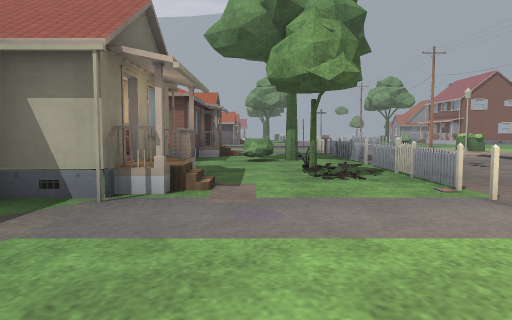
[1] (above)

24 first-person views from a walk through a 3-D level made in the Godot game engine. The camera is 1.3 m above the floor, tilts 4° down and sees 70° across. The floor is counted in squares, 2 m on a side. Each view is taken from the middle of a square. On the plan, view 1 faces up. The plan holds only what a view shows up to about 11 squares ahead; the rest is blank. The place goes on beyond the plan. Door leaves are left out where a doorway can be walked through. Some surface patterns are stand-ins.

[2]
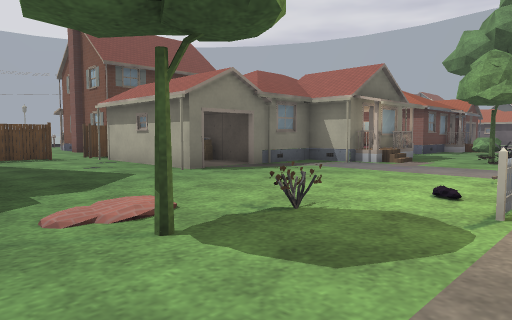

[3]
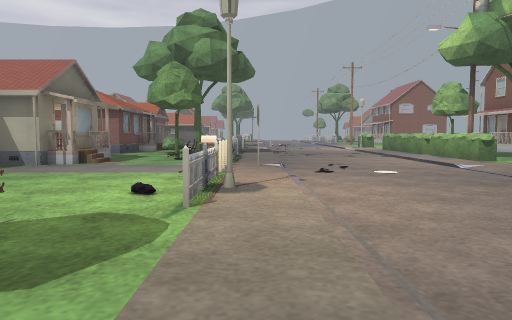

[4]
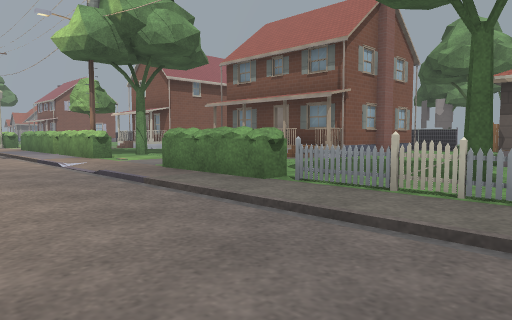

[5]
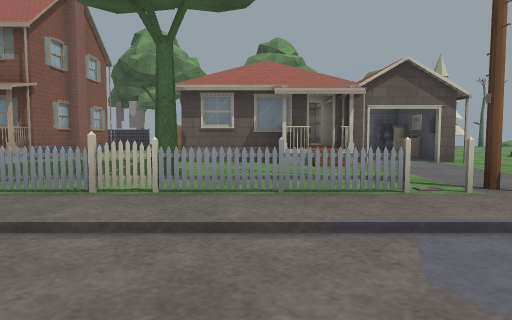

[6]
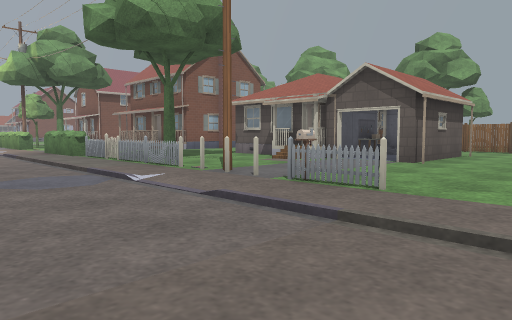

[7]
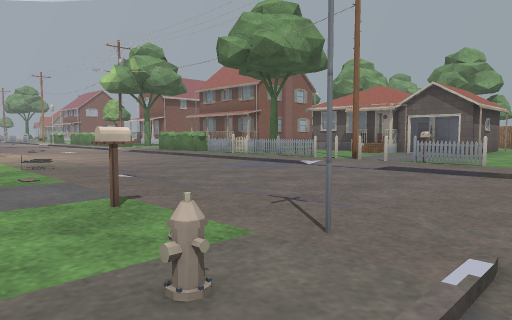

[8]
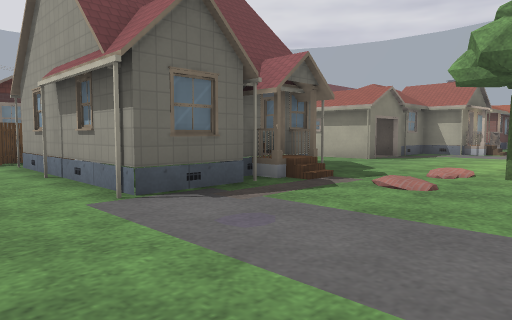

[9]
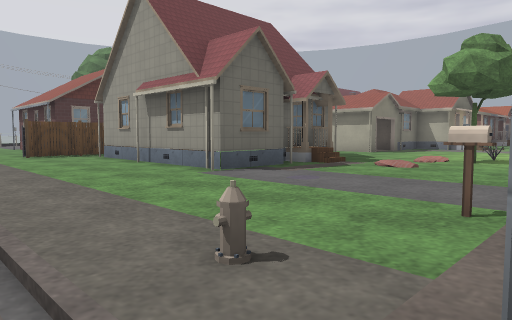

[10]
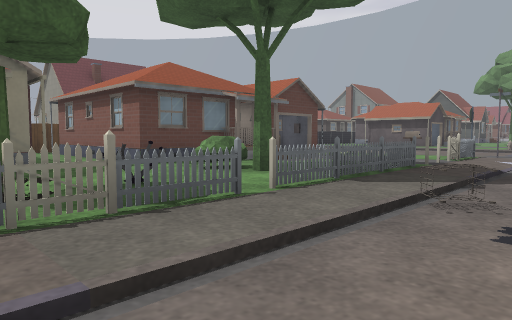

[11]
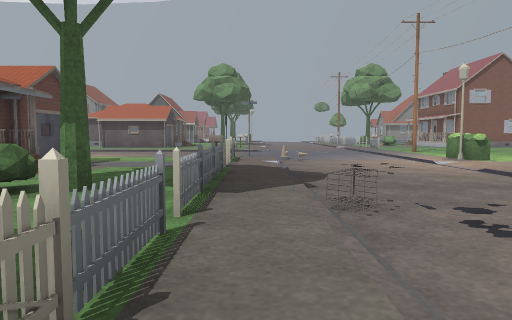

[12]
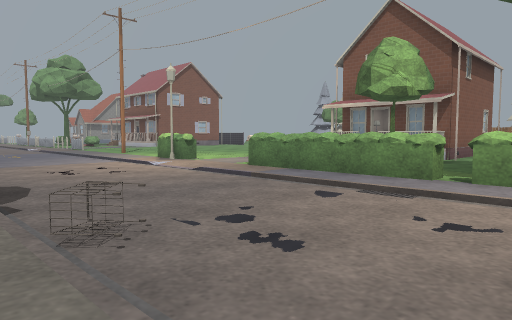

[13]
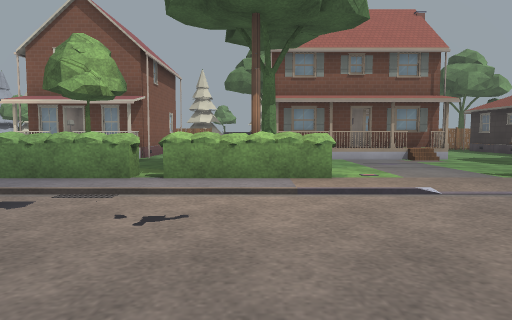

[14]
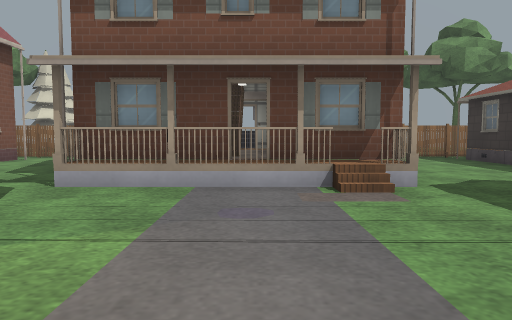

[15]
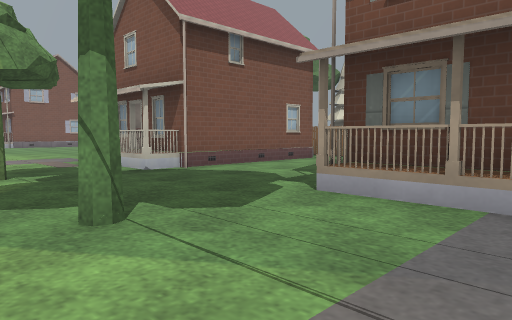

[16]
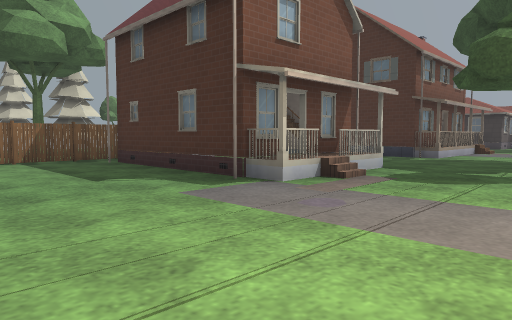

[17]
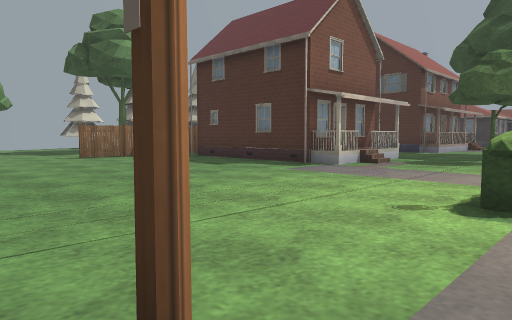

[18]
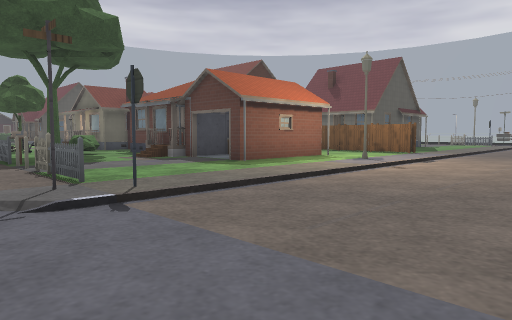

[19]
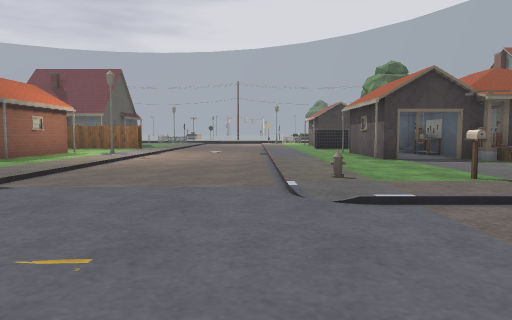

[20]
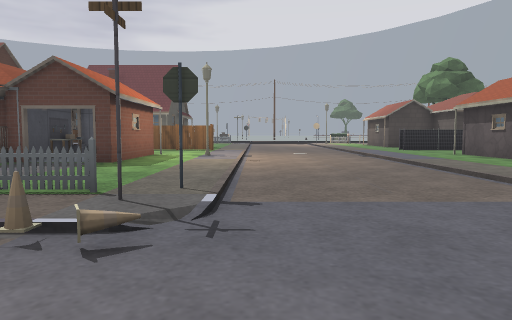

[21]
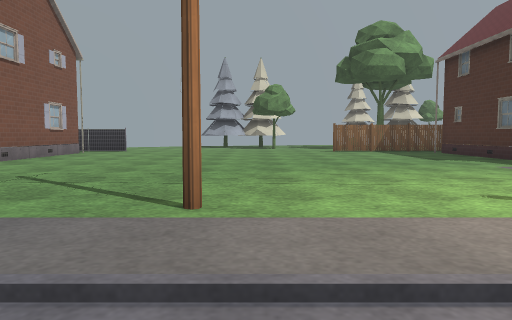

[22]
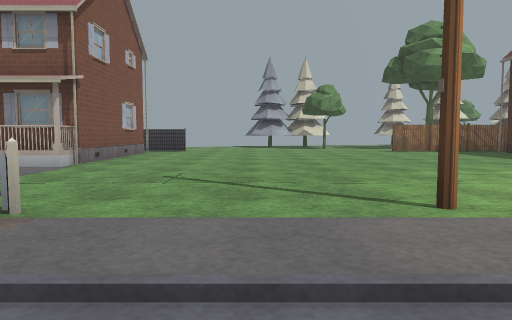

[23]
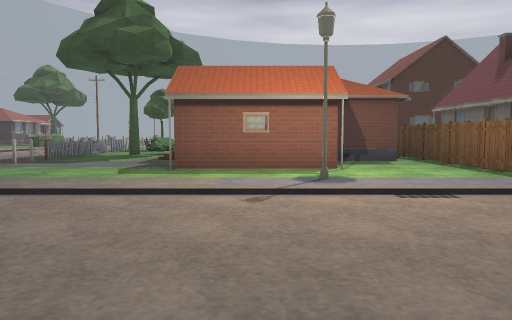

[24]
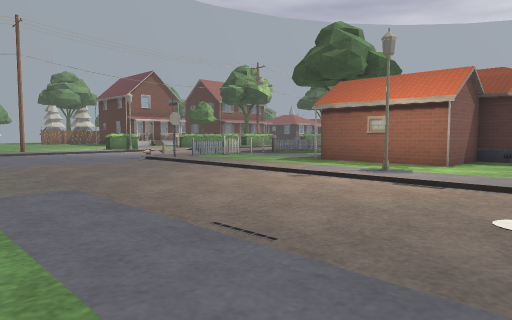

### Floor plan
Key: @ floor where view 1 was taken; # wall or solid block; x gap in a wall; . main floor; - floor 0.25 m lower than the main floor; / step, stairs or slope; D open door; = window, fence, low wall or low ledge; ^ raised ledge; B bush; G gate; A box; H hydrant; C cone; O other object.
Columns run from 7 left of view 1 to 18 right of it. Each row starts with its distance up from view 1.
 24     ..D...         .##D##
 23   .####..O.      .......#
 22 ...........--  .#........
 21 .........H.----..........
 20 ---------------..........
 19 ---------------.#........
 18 ---------------..........
 17 ---------------...........
 16 ...#.....#.C---...........
 15 #........=./---#^........#
 14 #..####..G.----##........#
 13 #..#..D....----..........#
 12 ###D##...O.----.O...######
 11      D#..=.----#^../D#
 10      #...=.----#^...##
  9 ######.Bx=.O---#^...######
  8 #........x.O..-#^........#
  7     ##..O=.-..-#^........
  6      ##.#G.----#^#....
  5      D#..=.----#^...##
  4       #..#.----.....D#
  3      ......----.....D
  2   OA ....O.----. ...#
  1    .D....=.----#^...####
  0 #   #..@.=.----#^......
 -1 #.......O#.----##........#
 -2 #....../x..----.#........#
 -3   ...../...----.G#..#  ###
 -4     #D//../----.x...#
 -5     #D/....----.=..#D
 -6      #.....----.....##D#
 -7 ######.....----....D...#
 -8 #........O.----.O..#####.
 -9 ...........----.#........
-10   .......H.----.........
-11        --------.      /.

Positions as (right, up) in squares from view 1, and headings:
1: (0, 0), facing up
2: (3, -4), facing up-left
3: (3, -4), facing up
4: (5, -4), facing up-right
5: (5, -4), facing right
6: (5, -11), facing up-right
7: (1, -11), facing up-right
8: (2, -9), facing up-left
9: (3, -11), facing up-left
10: (5, 5), facing up-left
11: (3, 5), facing up
12: (3, 6), facing up-right
13: (3, 6), facing right
14: (8, 3), facing right
15: (9, 3), facing up-right
16: (9, 16), facing down-right
17: (8, 19), facing down-right
18: (4, 20), facing down-left
19: (7, 20), facing left
20: (6, 17), facing left
21: (6, 18), facing right
22: (6, 20), facing right
23: (-3, 21), facing down
24: (-7, 22), facing down-right
